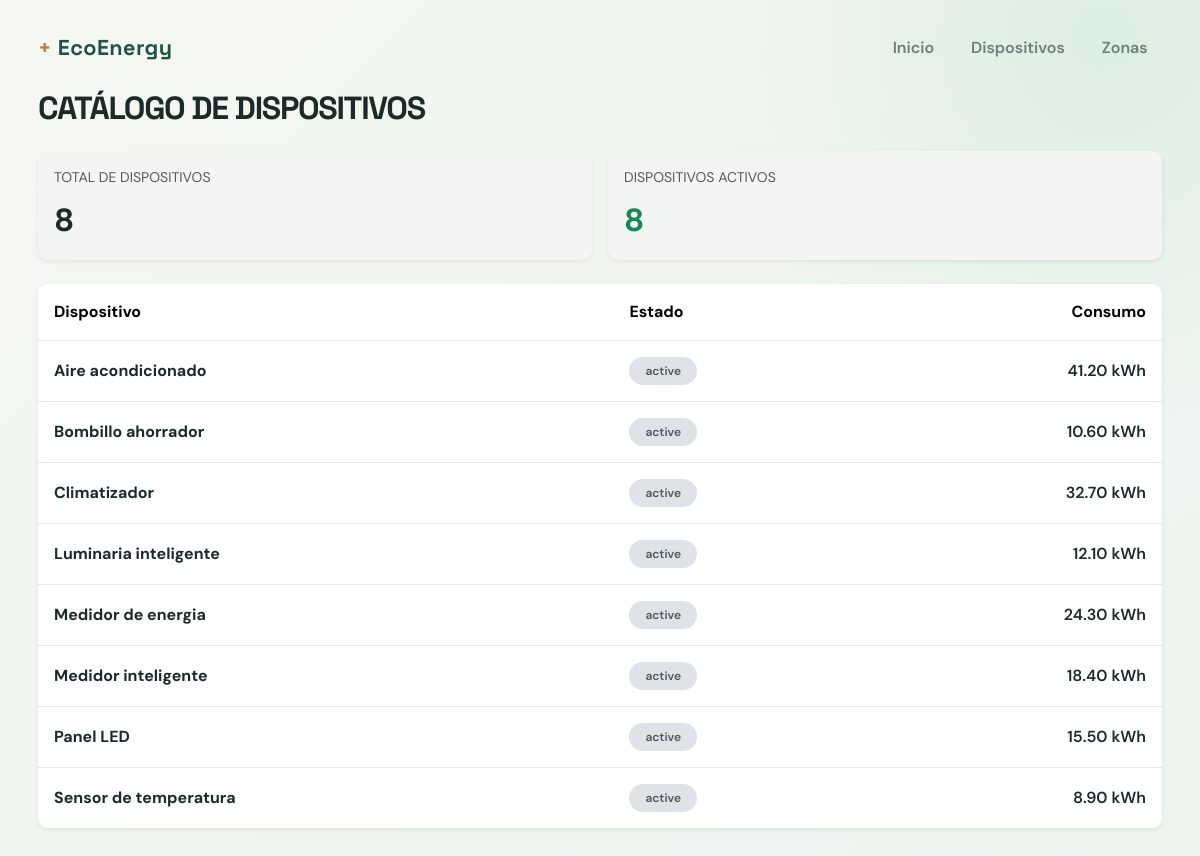
/dispositivos/, run on an earlier commit of the app's database.
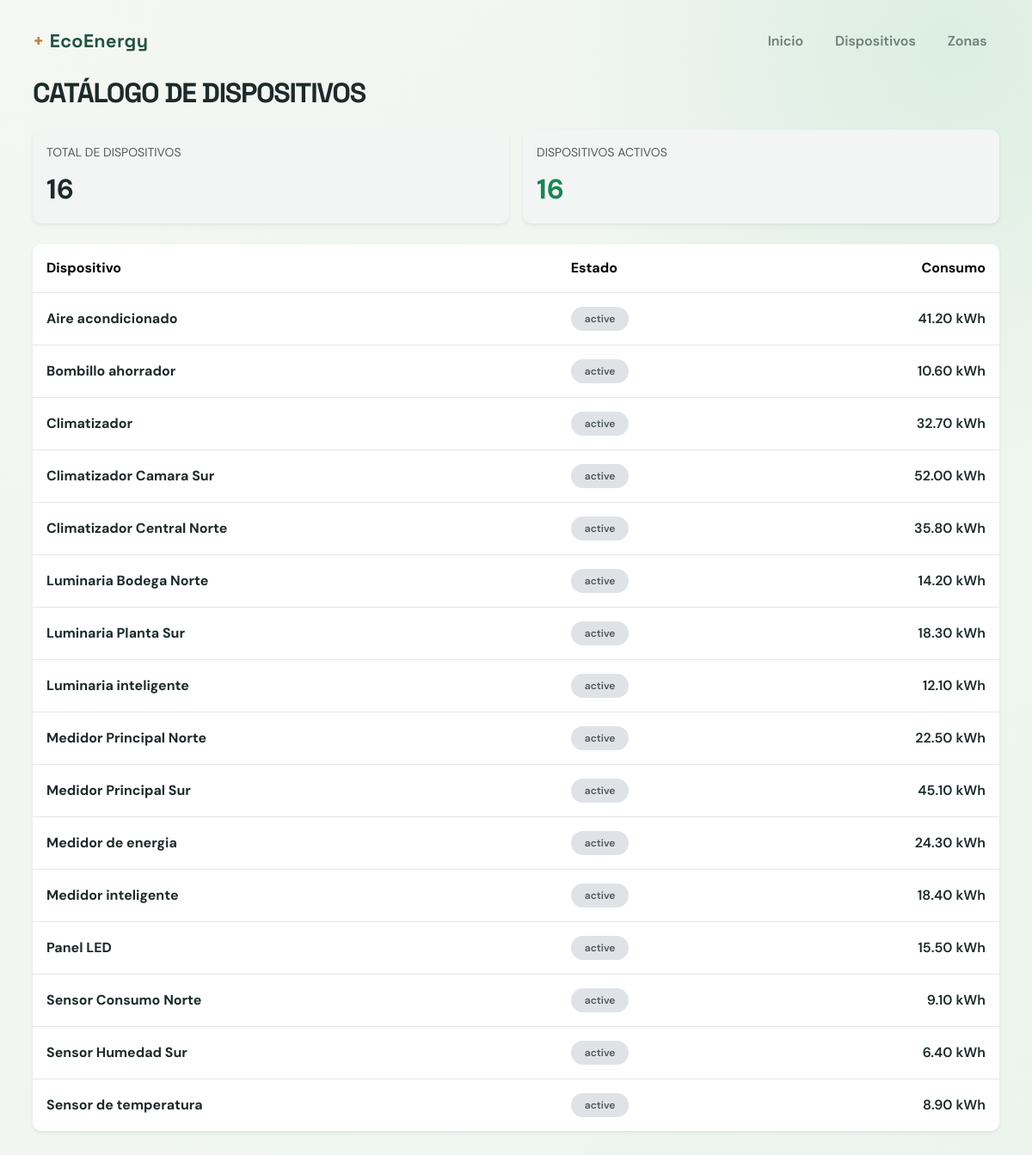
And on a later commit of the database.
### dispositivos/models.py (models this page shows, shortened)
class BaseModel(models.Model):
	created_at = models.DateTimeField(auto_now_add=True)
	updated_at = models.DateTimeField(auto_now=True)
	deleted_at = models.DateTimeField(null=True, blank=True)
	class Meta:
		abstract = True

class Device(BaseModel):
	STATUS_ACTIVE = "active"
	STATUS_MAINTENANCE = "maintenance"
	STATUS_RETIRED = "retired"
	STATUS_CHOICES = (
		(STATUS_ACTIVE, "Active"),
		(STATUS_MAINTENANCE, "Maintenance"),
		(STATUS_RETIRED, "Retired"),
	)
	name = models.CharField(max_length=120)
	organization = models.ForeignKey(
		"Organization",
		on_delete=models.PROTECT,
		related_name="devices",
	)
	serial_number = models.CharField(max_length=80, unique=True, null=True, blank=True)
	category = models.ForeignKey(
		Category,
		on_delete=models.PROTECT,
		related_name="devices",
	)
	zone = models.ForeignKey(
		Zone,
		on_delete=models.PROTECT,
		related_name="devices",
	)
	status = models.CharField(max_length=20, choices=STATUS_CHOICES, default=STATUS_ACTIVE)
	consumption_kwh = models.DecimalField(max_digits=10, decimal_places=2, default=0)
	class Meta:
		ordering = ("name",)
		verbose_name = "device"
		verbose_name_plural = "devices"
		indexes = [models.Index(fields=("organization", "status"))]

### dispositivos/views.py (the view)
# urls.py: path("dispositivos/", views.catalogo, name="catalogo"),
def catalogo(request):
    dispositivos = cargar_dispositivos(_organization_id(request))
    activos = sum(1 for item in dispositivos if item.get("estado") == Device.STATUS_ACTIVE)
    contexto = {
        "dispositivos": dispositivos,
        "total": len(dispositivos),
        "total_activos": activos,
    }
    return render(request, "dispositivos/catalogo.html", contexto)

### dispositivos/services.py (called while the page is built)
def cargar_dispositivos(organization_id=None):
    queryset = Device.objects.filter(deleted_at__isnull=True)
    if organization_id is not None:
        queryset = queryset.filter(organization_id=organization_id)
    return list(
        queryset
        .select_related("category", "zone", "organization")
        .values(
            "id",
            "serial_number",
            nombre=F("name"),
            estado=F("status"),
            consumo_kwh=F("consumption_kwh"),
            zona_id=F("zone_id"),
            categoria_id=F("category_id"),
            categoria=F("category__name"),
            zona=F("zone__name"),
        )
    )

### dispositivos/views.py (called while the page is built)
def _organization_id(request):
    if request.user.is_authenticated:
        profile = getattr(request.user, "profile", None)
        return profile.organization_id if profile else None
    return None

### templates/dispositivos/catalogo.html (shortened to what this page needs)
{% extends "base.html" %}
{% block content %}
<div class="container-fluid px-0">
    <h1 class="fw-bold text-uppercase mb-4" style="font-size: clamp(2rem, 2vw, 2.5rem); letter-spacing: -0.04em; color: #1d2a2a;">Catálogo de dispositivos</h1>
    <div class="row g-3 mb-4">
        <div class="col-md-6">
            <div class="card border-0 shadow-sm h-100" style="background: #f3f5f4; border: 1px solid #dfe6e3; border-radius: 10px;">
                <div class="card-body p-3">
                    <div class="text-muted small text-uppercase">Total de dispositivos</div>
                    <div class="mt-2 fw-bold" style="font-size: 2rem; color: #1d2a2a;">{{ total }}</div>
                </div>
            </div>
        </div>
        <div class="col-md-6">
            <div class="card border-0 shadow-sm h-100" style="background: #f3f5f4; border: 1px solid #dfe6e3; border-radius: 10px;">
                <div class="card-body p-3">
                    <div class="text-muted small text-uppercase">Dispositivos activos</div>
                    <div class="mt-2 fw-bold text-success" style="font-size: 2rem;">{{ total_activos }}</div>
                </div>
            </div>
        </div>
    </div>
    <div class="card border-0 shadow-sm overflow-hidden" style="border: 1px solid #dfe6e3; border-radius: 10px;">
        <div class="card-body p-0">
            {% if dispositivos %}
                <div class="table-responsive">
                    <table class="table table-borderless align-middle mb-0">
                        <thead style="background: #eceeed; color: #1d2a2a;">
                            <tr>
                                <th scope="col" class="px-3 py-3 fw-bold">Dispositivo</th>
                                <th scope="col" class="py-3 fw-bold">Estado</th>
                                <th scope="col" class="text-end px-3 py-3 fw-bold">Consumo</th>
                            </tr>
                        </thead>
                        <tbody>
                            {% for dispositivo in dispositivos %}
                                <tr style="border-top: 1px solid #e3e8e5;">
                                    <td class="px-3 py-3 fw-bold" style="color: #1d2a2a;">{{ dispositivo.nombre }}</td>
                                    <td class="py-3">
                                        {% if dispositivo.estado == 'Activo' %}
                                            <span class="badge rounded-pill px-3 py-2" style="background: #dfeee4; color: #2c6d4d; font-weight: 600;">{{ dispositivo.estado }}</span>
                                        {% else %}
                                            <span class="badge rounded-pill px-3 py-2" style="background: #dfe3e7; color: #4d5860; font-weight: 600;">{{ dispositivo.estado }}</span>
                                        {% endif %}
                                    </td>
                                    <td class="text-end px-3 py-3 fw-semibold" style="color: #1d2a2a;">{{ dispositivo.consumo_kwh }} kWh</td>
                                </tr>
                            {% endfor %}
                        </tbody>
                    </table>
                </div>
            {% else %}
                <div class="text-center p-5">
                    <h2 class="h5 fw-bold mb-2">No hay dispositivos registrados</h2>
                    <p class="text-muted mb-0">Cuando agregues dispositivos, aparecerán aquí.</p>
                </div>
            {% endif %}
        </div>
    </div>
</div>
{% endblock %}

### templates/base.html (shortened to what this page needs)
<!doctype html>
<html lang="es">
<head>
    <link href="https://cdn.jsdelivr.net/npm/bootstrap@5.3.3/dist/css/bootstrap.min.css" rel="stylesheet">
</head>
<body>
    <header class="site-header d-flex justify-content-between align-items-center">
        <a class="brand" href="{% url 'dispositivos:inicio' %}"><span class="brand-mark">+</span> EcoEnergy</a>
        <nav class="nav-links d-flex gap-2" aria-label="Navegación principal">
            <a href="{% url 'dispositivos:inicio' %}">Inicio</a>
            <a href="{% url 'dispositivos:catalogo' %}">Dispositivos</a>
            <a href="{% url 'dispositivos:zonas' %}">Zonas</a>
        </nav>
    </header>
    <main class="main-shell">{% block content %}{% endblock %}</main>
</body>
</html>

### templates/base.html (style rules this page uses)
:root { --ink: #172a2a; --muted: #6b7f7c; --paper: #f4f7f2; --panel: #ffffff; --line: #dce7df; --green: #2f765b; --green-dark: #215244; --mint: #dceee2; --amber: #c68139; --danger: #dc3545; --soft-red: #f9e7e7; }
body { margin: 0; color: var(--ink); background: var(--paper); font-family: "DM Sans", sans-serif; }
body::before { position: fixed; inset: 0; background: radial-gradient(circle at 92% 4%, #dceee2 0, transparent 28%), linear-gradient(135deg, #f4f7f2 0%, #edf4ee 100%); content: ""; z-index: -1; }
h1, h2, h3, .brand { font-family: "Space Grotesk", sans-serif; }
.site-header { max-width: 1180px; margin: 0 auto; padding: 26px 28px 18px; }
.brand { color: var(--green-dark); font-size: 1.35rem; font-weight: 700; letter-spacing: .02em; text-decoration: none; }
.brand-mark { color: var(--amber); }
.nav-links a { color: var(--muted); font-weight: 600; text-decoration: none; padding: 0.65rem 0.9rem; border-radius: 8px; }
.main-shell { max-width: 1180px; margin: 0 auto; padding: 0 28px 72px; }

What changed in the data, as far as the page shows it:
added Device: nombre "Climatizador Camara Sur", estado "active", consumo_kwh "52.00"
added Device: nombre "Climatizador Central Norte", estado "active", consumo_kwh "35.80"
added Device: nombre "Luminaria Bodega Norte", estado "active", consumo_kwh "14.20"
added Device: nombre "Luminaria Planta Sur", estado "active", consumo_kwh "18.30"
added Device: nombre "Medidor Principal Norte", estado "active", consumo_kwh "22.50"
added Device: nombre "Medidor Principal Sur", estado "active", consumo_kwh "45.10"
added Device: nombre "Sensor Consumo Norte", estado "active", consumo_kwh "9.10"
added Device: nombre "Sensor Humedad Sur", estado "active", consumo_kwh "6.40"
Also different on the page:
{{ total }}: "8" → "16"
{{ total_activos }}: "8" → "16"
